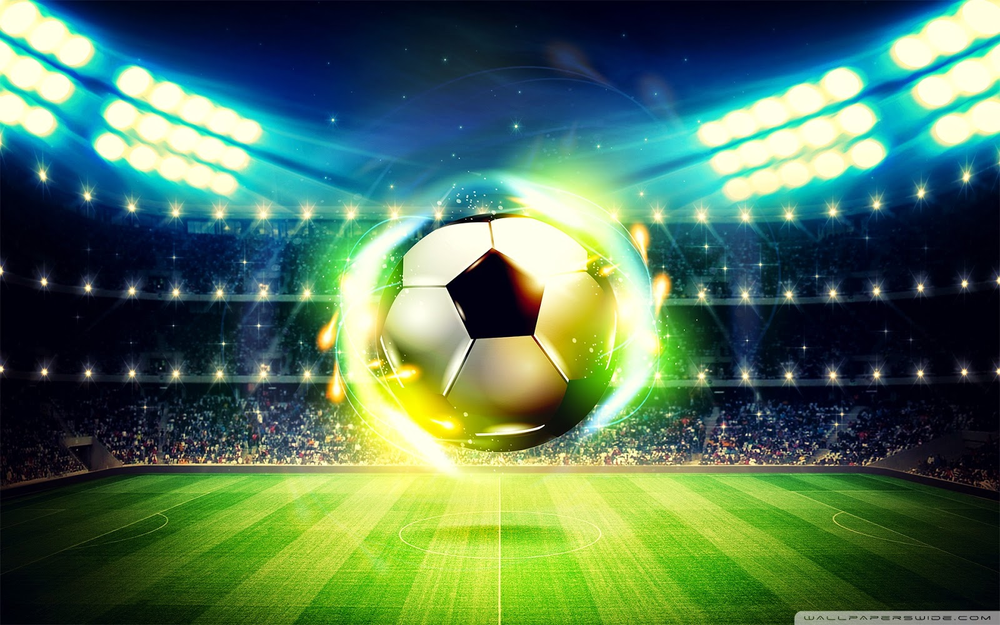
#> input picture PythonApplication1/Opencv/image.png, 1000 x 625 px, shrunk from 1600 x 1000 before the run
$ python imageload.py
#> lines starting #> are read from the running program, lines starting #| are printed output that depends on the picture
import cv2
import numpy as np
from matplotlib import pyplot as plt
img = cv2.imread('image.png',cv2.IMREAD_GRAYSCALE)
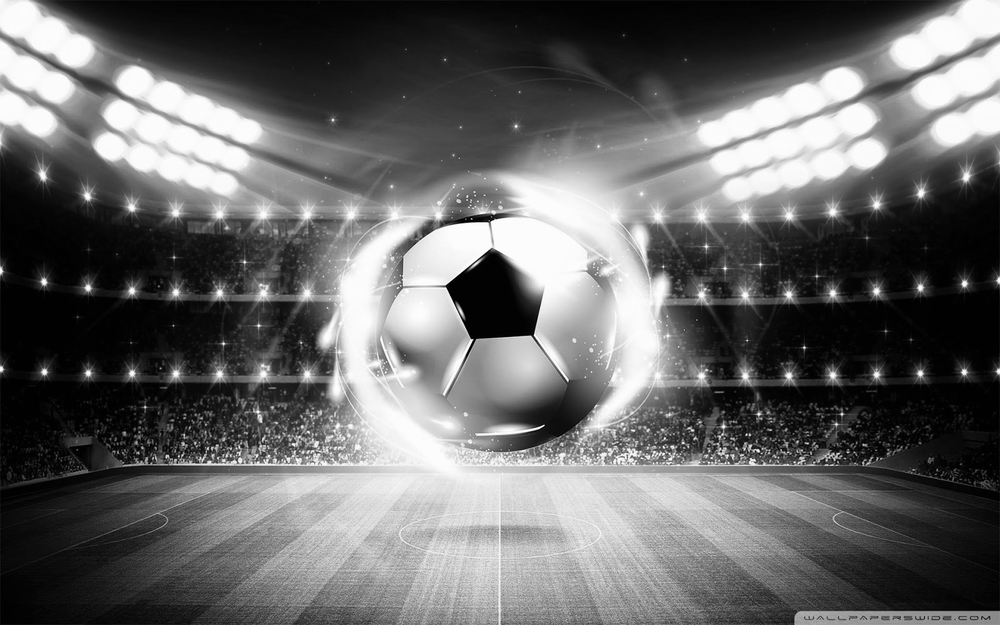
#> img: shape (625, 1000); min 0, max 255, mean 102
cv2.imshow('image',img)
cv2.waitKey(0)
cv2.destroyAllWindows()
